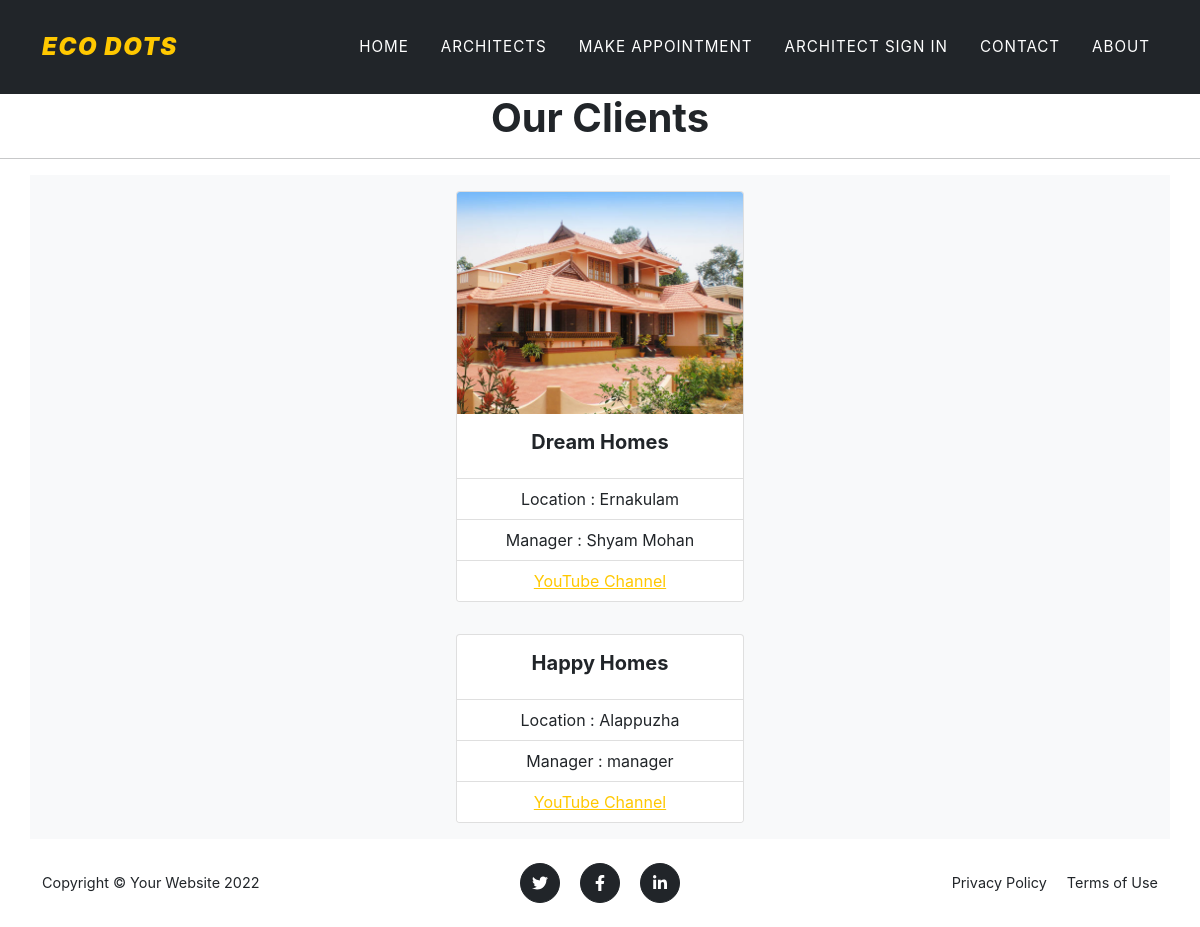
Before: /client/ with the older database file.
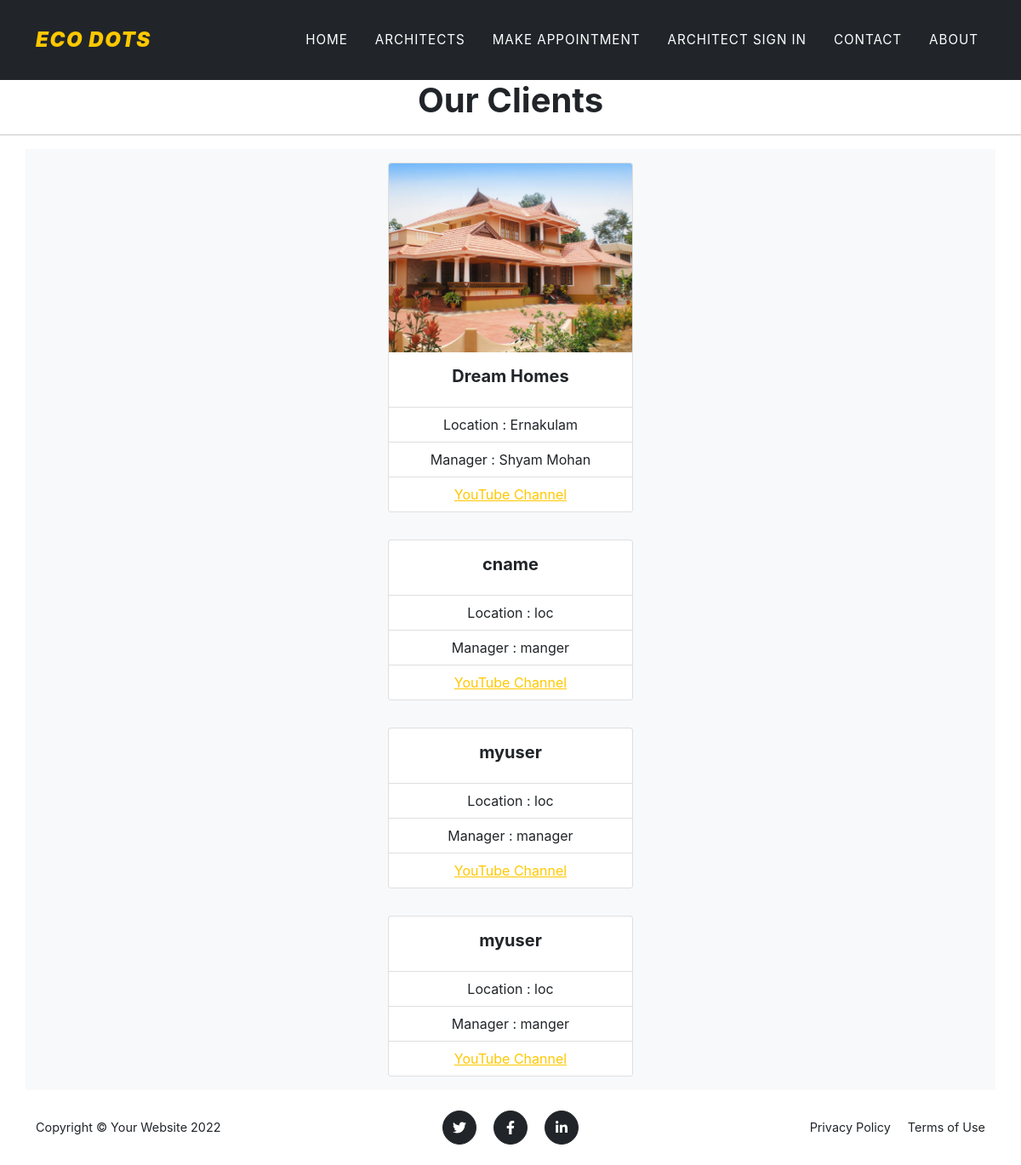
After: the same page with the newer database file.
### root/models.py (models this page shows, shortened)
class CProfile(models.Model):
    cl_id = models.CharField(max_length=10)
    c_name = models.CharField(max_length=255)
    loc = models.CharField(max_length=255)
    m_name = models.CharField(max_length=255)
    s_year = models.CharField(max_length=10)
    contact = models.CharField(max_length=10)
    mail = models.EmailField()
    y_link = models.URLField(max_length=200,null=True,blank=True)
    pic1 = models.ImageField(null=True,blank=True,upload_to="images/")
    pic2 = models.ImageField(null=True,blank=True,upload_to="images/")
    pic3 = models.ImageField(null=True,blank=True,upload_to="images/")

### root/views.py (the view)
# urls.py: path('client/', views.client,name="client"),
def client(request):
    dict_client={
      'clients': CProfile.objects.all()
    }
    return render(request,'client/client.html',dict_client)

### templates/client/client.html (shortened to what this page needs)
{% extends 'client/base_1.html' %}
{% block content %}
<h1 class="text-center">Our Clients</h1>
<hr>
{%for c in clients %}
<div class="container text-center bg-light">
<div class="card text-center mx-3 my-3" style="width: 18rem; display:inline-block">
    {% if c.pic1 %}
    <img src="{{c.pic1.url}}" class="card-img-top" alt="...">{% endif %}
    <div class="card-body">
      <h5 class="card-title">{{ c.c_name }}</h5>
    </div>
    <ul class="list-group list-group-flush">
        <li class="list-group-item">Location : {{ c.loc }}</li>
        <li class="list-group-item">Manager : {{ c.m_name }}</li>
        <li class="list-group-item"><a href=" {{c.y_link}} " target="_blank" title="Visit YouTube Channel">YouTube Channel</li></a>
      </ul>
  </div>
</div>
{%endfor%}
{% endblock %}

### templates/client/base_1.html (shortened to what this page needs)
<!DOCTYPE html>
{% load static %}
<html lang="en">
    <head>
        <link rel="stylesheet" href="{% static 'css/styles.css' %}">
    </head>
    <body id="page-top">
        <nav class="navbar navbar-expand-lg navbar-dark  bg-dark" id="mainNav">
            <div class="container">
                <a class="navbar-brand" href="#page-top"><b><i>Eco Dots</i></b></a>
                <div class="collapse navbar-collapse" id="navbarResponsive">
                    <ul class="navbar-nav text-uppercase ms-auto py-4 py-lg-0">
                        <li class="nav-item"><a class="nav-link" href="{% url 'index' %}">Home</a></li>
                        <li class="nav-item"><a class="nav-link" href="{% url 'client' %}">Architects</a></li>
                        <li class="nav-item"><a class="nav-link" href="{% url 'custlogin' %}">Make Appointment</a></li>
                        <li class="nav-item"><a class="nav-link" href="{% url 'login' %}">Architect Sign In</a></li>
                        <li class="nav-item"><a class="nav-link" href="#contact">Contact</a></li>
                        <li class="nav-item"><a class="nav-link" href="{% url 'about' %}">About</a></li>
                    </ul>
                </div>
            </div>
        </nav>
    {% block content %}
    {%endblock%}
        <footer class="footer py-4 ">
            <div class="container">
                <div class="row align-items-center">
                    <div class="col-lg-4 text-lg-start">Copyright &copy; Your Website 2022</div>
                    <div class="col-lg-4 my-3 my-lg-0">
                        <a class="btn btn-dark btn-social mx-2" href="#!" aria-label="Twitter"><i class="fab fa-twitter"></i></a>
                        <a class="btn btn-dark btn-social mx-2" href="#!" aria-label="Facebook"><i class="fab fa-facebook-f"></i></a>
                        <a class="btn btn-dark btn-social mx-2" href="#!" aria-label="LinkedIn"><i class="fab fa-linkedin-in"></i></a>
                    </div>
                    <div class="col-lg-4 text-lg-end">
                        <a class="link-dark text-decoration-none me-3" href="#!">Privacy Policy</a>
                        <a class="link-dark text-decoration-none" href="#!">Terms of Use</a>
                    </div>
                </div>
            </div>
        </footer>
    </body>
</html>

Changed rows visible on the page:
removed CProfile: c_name "Happy Homes", loc "Alappuzha", m_name "manager"
added CProfile: c_name "cname", loc "loc", m_name "manger"
added CProfile: c_name "myuser", loc "loc", m_name "manager"
added CProfile: c_name "myuser", loc "loc", m_name "manger"
